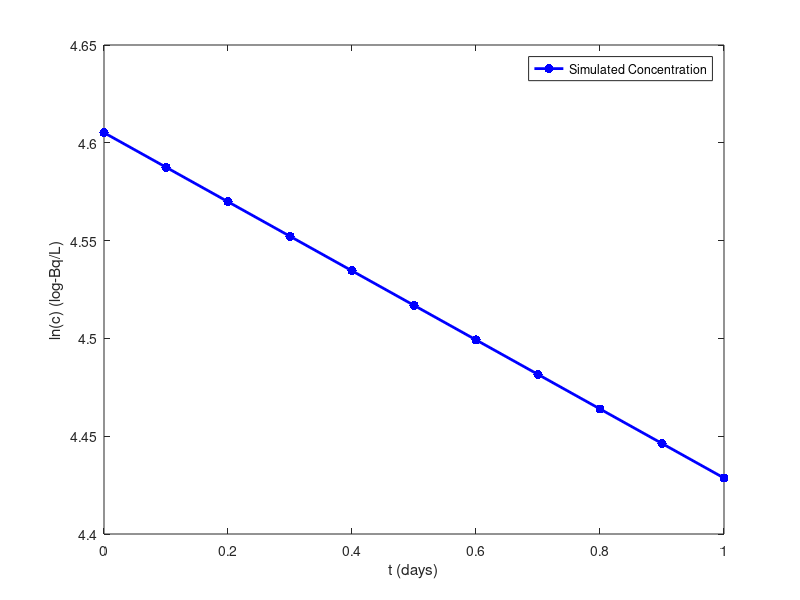

Recreate this plot in MATLAB.
%HW1Q5
clc;clear

%Variables
k = .175;           %constant (days^-1)
delt = .1;          %step size (days)
t = (0:delt:1)';       %time vector, interval of delt
c = nan(size(t));   %empty concentration vector 
c(1) = 100;         %initial concentration

%Euler's Method
for ii = 1:length(t)-1
    dcdt = -k*c(ii);                    %compute current mass
    c(ii + 1) = c(ii) + dcdt*delt;      %update law
end
[t c]                                   %combining vectors for ease of view in output
diff(t)./diff(log(c))                   %slope between each point

%Graphing
figure
plot(t,log(c),'b.-','markersize',20,'linewidth',2,'DisplayName','Simulated Concentration')
xlabel('t (days)')
ylabel('ln(c) (log-Bq/L)')
legend('show')